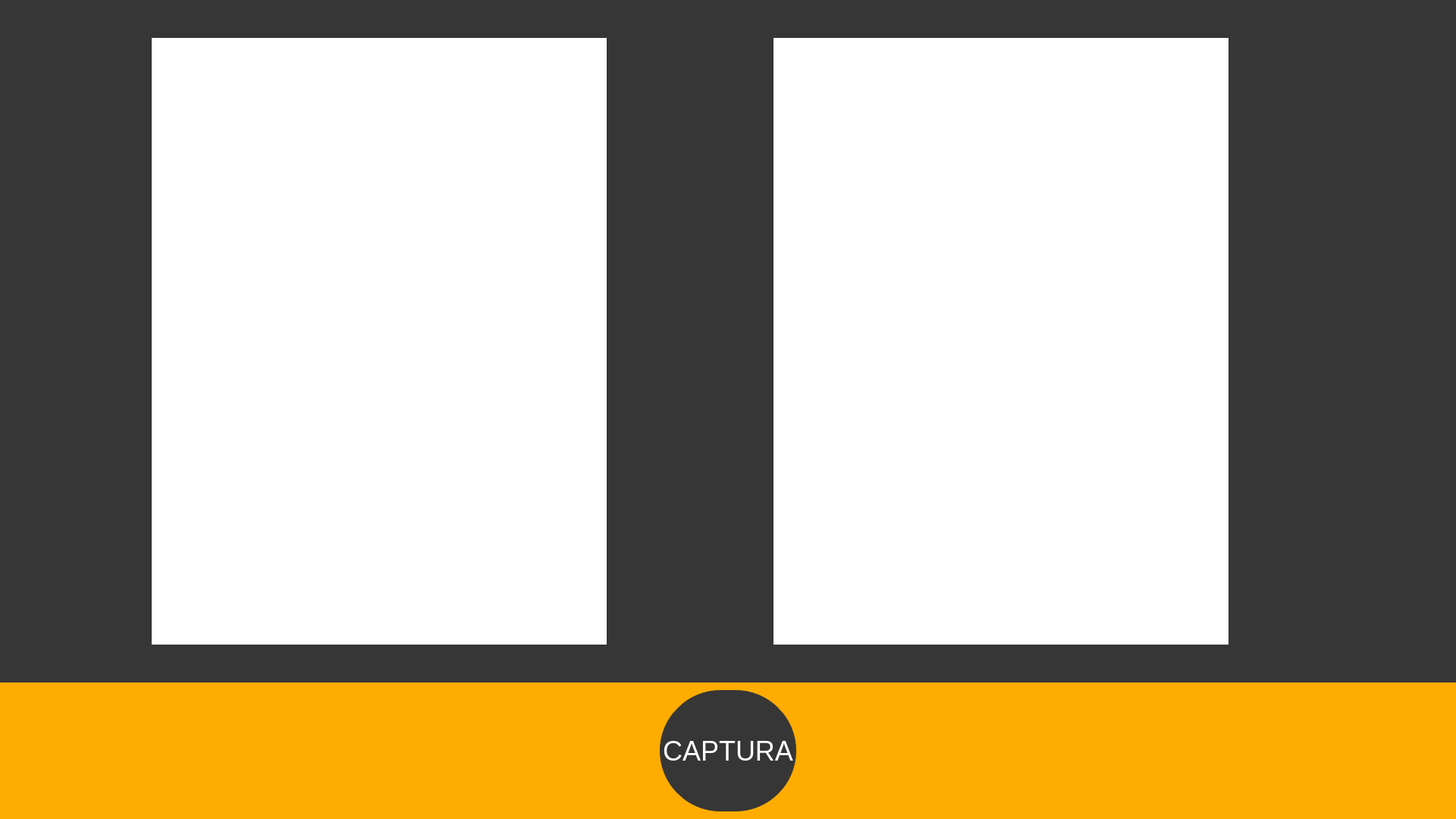
<?xml version="1.0" encoding="UTF-8"?>
<ui version="4.0">
 <class>MainWindow</class>
 <widget class="QMainWindow" name="MainWindow">
  <property name="geometry">
   <rect>
    <x>0</x>
    <y>0</y>
    <width>1920</width>
    <height>1080</height>
   </rect>
  </property>
  <property name="windowTitle">
   <string>MainWindow</string>
  </property>
  <widget class="QWidget" name="centralwidget">
   <widget class="QWidget" name="Camaras" native="true">
    <property name="geometry">
     <rect>
      <x>0</x>
      <y>0</y>
      <width>1920</width>
      <height>900</height>
     </rect>
    </property>
    <property name="styleSheet">
     <string notr="true">QWidget{
background-color: rgb(54,54,54);
}</string>
    </property>
    <widget class="QWidget" name="CamaraIzquierda" native="true">
     <property name="geometry">
      <rect>
       <x>200</x>
       <y>50</y>
       <width>600</width>
       <height>800</height>
      </rect>
     </property>
     <property name="styleSheet">
      <string notr="true">background-color:white</string>
     </property>
    </widget>
    <widget class="QWidget" name="CamaraDerecha" native="true">
     <property name="geometry">
      <rect>
       <x>1020</x>
       <y>50</y>
       <width>600</width>
       <height>800</height>
      </rect>
     </property>
     <property name="styleSheet">
      <string notr="true">background-color:white</string>
     </property>
    </widget>
   </widget>
   <widget class="QWidget" name="PanelControl" native="true">
    <property name="geometry">
     <rect>
      <x>0</x>
      <y>900</y>
      <width>1920</width>
      <height>180</height>
     </rect>
    </property>
    <property name="styleSheet">
     <string notr="true">QWidget{
	background-color: rgb(254,172,0)
}</string>
    </property>
    <widget class="QPushButton" name="btn_captura">
     <property name="geometry">
      <rect>
       <x>870</x>
       <y>0</y>
       <width>180</width>
       <height>180</height>
      </rect>
     </property>
     <property name="styleSheet">
      <string notr="true">QPushButton{
	background-color: rgb(54,54,54);
	color: white;
	border: 1px solid rgb(54,54,54);
	border-radius: 80%;
	box-sizing: border-box;
	margin: 10px 0 10px 0;
	font-size: 36px;
}
QPushButton:hover{
	background-color: rgb(84,84,84);
}</string>
     </property>
     <property name="text">
      <string>CAPTURA</string>
     </property>
    </widget>
   </widget>
  </widget>
 </widget>
 <resources/>
 <connections/>
</ui>
